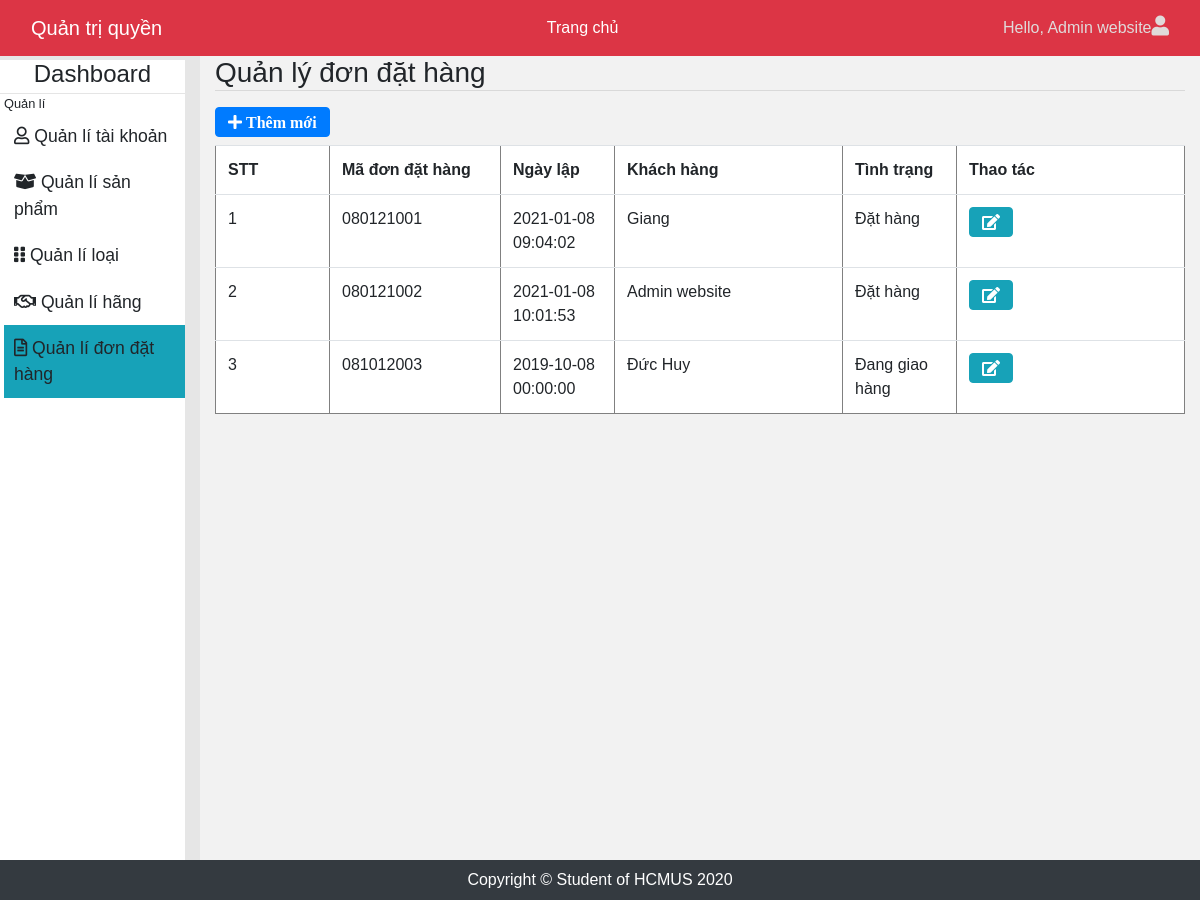
The page /admin/index.php?c=5 (signed in) on the database its author committed.
### tables this page shows
CREATE TABLE IF NOT EXISTS `taikhoan` (
  `MaTaiKhoan` int(11) NOT NULL AUTO_INCREMENT,
  `TenDangNhap` varchar(20) DEFAULT NULL,
  `MatKhau` varchar(20) DEFAULT NULL,
  `TenHienThi` varchar(64) DEFAULT NULL,
  `DiaChi` varchar(256) DEFAULT NULL,
  `DienThoai` varchar(11) DEFAULT NULL,
  `Email` varchar(30) DEFAULT NULL,
  `BiXoa` tinyint(1) DEFAULT '0',
  `MaLoaiTaiKhoan` int(11) NOT NULL,
  `code` varchar(255) DEFAULT NULL,
  PRIMARY KEY (`MaTaiKhoan`),
  KEY `fk_TaiKhoan_LoaiTaiKhoan_idx` (`MaLoaiTaiKhoan`)
);

CREATE TABLE IF NOT EXISTS `dondathang` (
  `MaDonDatHang` varchar(9) NOT NULL,
  `NgayLap` datetime DEFAULT NULL,
  `TongThanhTien` int(11) DEFAULT NULL,
  `MaTaiKhoan` int(11) NOT NULL,
  `MaTinhTrang` int(11) NOT NULL,
  PRIMARY KEY (`MaDonDatHang`),
  KEY `fk_DonDatHang_TaiKhoan1_idx` (`MaTaiKhoan`),
  KEY `fk_DonDatHang_TinhTrang1_idx` (`MaTinhTrang`)
);

CREATE TABLE IF NOT EXISTS `tinhtrang` (
  `MaTinhTrang` int(11) NOT NULL AUTO_INCREMENT,
  `TenTinhTrang` varchar(45) DEFAULT NULL,
  PRIMARY KEY (`MaTinhTrang`)
);

### lib/DataProvider.php (called while the page is built, shortened)
<?php
class DataProvider
{
    public static function ExecuteQuery($sql)
    {
        $connection=mysqli_connect('acctive','root','','cuahangdienthoai_db') or
        die("couldn't connect to acctive");
        mysqli_query($connection,"set names 'utf8'");
        $result = mysqli_query($connection,$sql);
        return $result;
    }
}
?>

### admin/pages/qlDonDatHang/pDanhSach.php (the view, shortened to what this page needs)
<a href="index.php?c=4&a=3">
<i class="fa fa-plus mb-2 btn btn-primary"> Thêm mới</i>
</a>
<table class="table" cellspacing="0" border="1">
    <tr>
        <th width="100">STT</th>
        <th width="150">Mã đơn đặt hàng</th>
        <th width="100">Ngày lập</th>
        <th width="200">Khách hàng</th>
        <th width="100">Tình trạng</th>
        <th width="200">Thao tác</th>
    </tr>
    <?php
    $sql = "SELECT  d.MaDonDatHang, d.NgayLap, d.MaTinhTrang, t.TenHienThi, tt.TenTinhTrang FROM TaiKhoan t, DonDatHang d, TinhTrang tt
              WHERE d.MaTaiKhoan = t.MaTaiKhoan AND d.MaTinhTrang = tt.MaTinhTrang ORDER BY d.MaTinhTrang, d.NgayLap";
    $result = DataProvider::ExecuteQuery($sql);
    $i = 1;
    while ($row = mysqli_fetch_array($result)) {
        $c = "";
        switch ($row["MaTinhTrang"]) {
            case 2:
                $c = "classGiaoHang";
                break;
        }
        ?>
            <tr class="<?php echo $c; ?>">
                <td><?php echo $i++; ?></td>
                <td><?php echo $row["MaDonDatHang"]; ?></td>
                <td><?php echo $row["NgayLap"]; ?></td>
                <td><?php echo $row["TenHienThi"]; ?></td>
                <td><?php echo $row["TenTinhTrang"]; ?></td>
                <td>
                    <a href="index.php?c=5&a=2&id=<?php echo $row["MaDonDatHang"] ?> ">
                    <i class="fa fa-edit btn btn-info"></i>
                    </a>
                </td>
            </tr>
        <?php
        }
        ?>
</table>

### admin/css/style.css (style rules this page uses)
body { font-family: 'Poppins', sans-serif; background: #e6e6e6; margin-top: 56px; }
.table { background-color:white ; }
a, a:hover, a:focus { color: inherit; text-decoration: none; transition: all 0.3s; }

### rows shown on the page
taikhoan: dondathang.MaDonDatHang "080121001", dondathang.NgayLap "2021-01-08 09:04:02", TenHienThi "Giang", tinhtrang.TenTinhTrang "Đặt hàng"
taikhoan: dondathang.MaDonDatHang "080121002", dondathang.NgayLap "2021-01-08 10:01:53", TenHienThi "Admin website", tinhtrang.TenTinhTrang "Đặt hàng"
taikhoan: dondathang.MaDonDatHang "081012003", dondathang.NgayLap "2019-10-08 00:00:00", TenHienThi "Đức Huy", tinhtrang.TenTinhTrang "Đang giao hàng"

### other values the page prints
$_SESSION["TenHienThi"] "Admin website"
